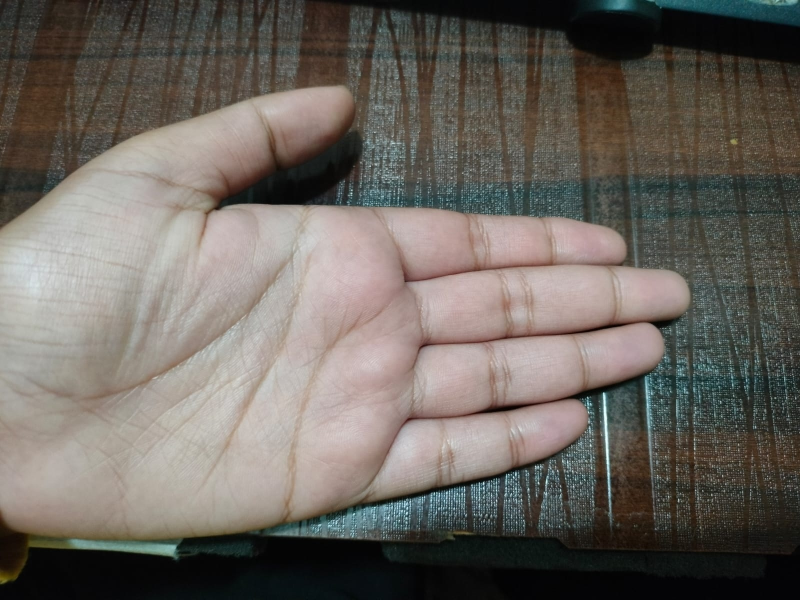
#> input picture palm.jpg, 1600 x 1200 px (shown at 1/2 size)
$ python -i palm_cv_service.py   (imports and definitions only)
#> lines starting #> are read from the running program, lines starting #| are printed output that depends on the picture; after the words box and inside, x2 and y2 are one past the last pixel; in counts of white or black regions, pixels touching at a corner belong together
#> in detect_palm_lines_cv, img is the input picture: shape (1200, 1600, 3); mean B, G, R 95.2, 101.7, 107.2
import cv2
import numpy as np

def resize_keep_aspect(img, max_size=900):
#> called with max_size = 900
    h, w = img.shape[:2]
#> h = 1200; w = 1600
    scale = max_size / max(h, w)
#> scale = 0.562
    return cv2.resize(img, (int(w * scale), int(h * scale)))
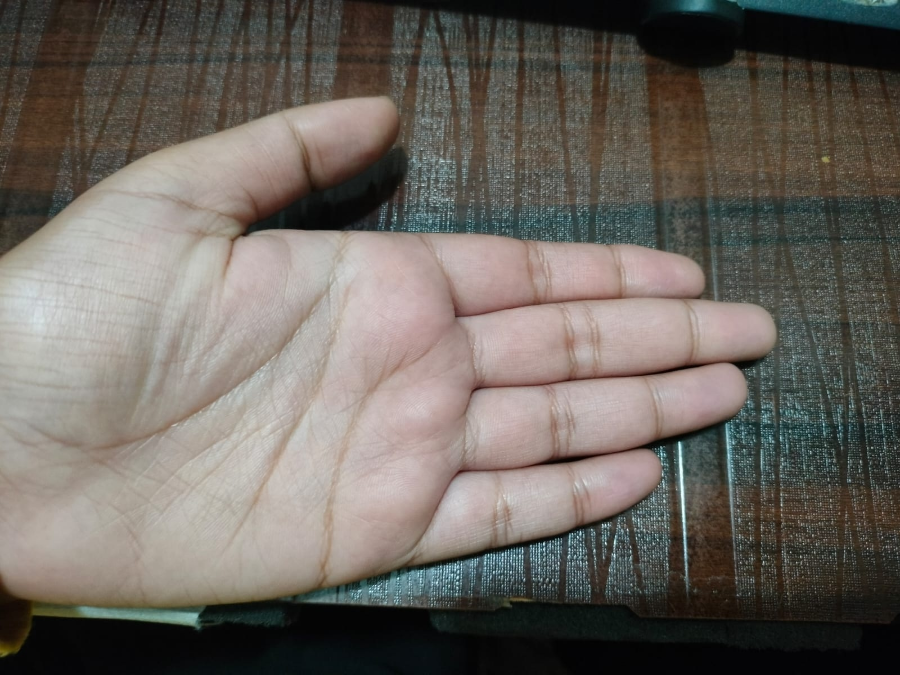
#> returned value: shape (675, 900, 3); mean of channels 0, 1, 2 95.1, 101.6, 107.1; drawn as B, G, R

def detect_palm_lines_cv(image_path: str):
    img = cv2.imread(image_path)
    if img is None:
        raise RuntimeError("Image could not be loaded")

    img = resize_keep_aspect(img)
    h, w = img.shape[:2]
#> h = 675; w = 900

    gray = cv2.cvtColor(img, cv2.COLOR_BGR2GRAY)
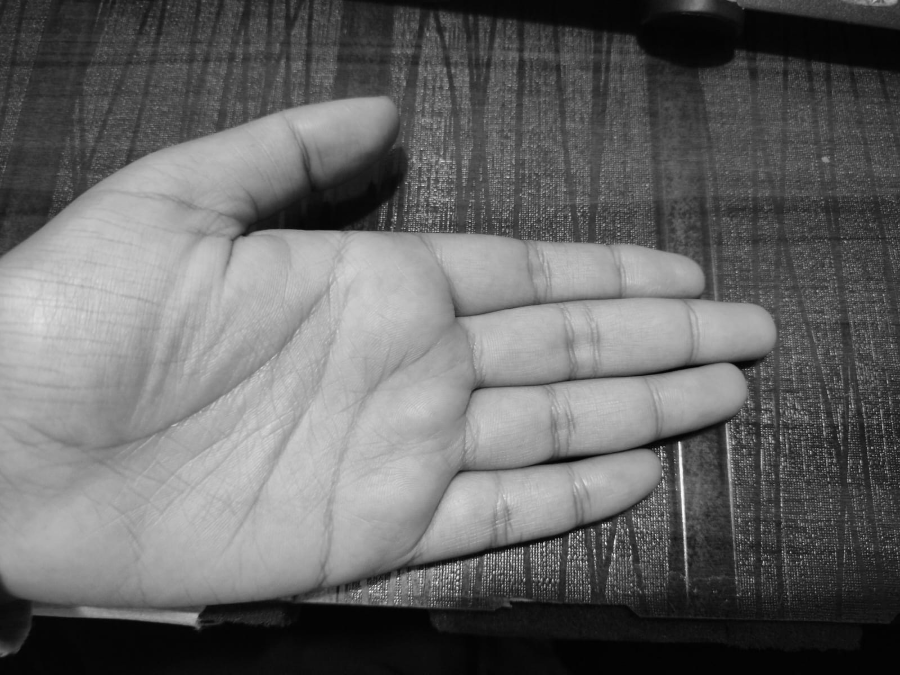
#> gray: shape (675, 900); min 1, max 249, mean 102.5

    # 🔻 Reduce micro-noise (VERY IMPORTANT)
    gray = cv2.bilateralFilter(gray, 9, 75, 75)

    # 🔻 Softer contrast enhancement
    clahe = cv2.createCLAHE(clipLimit=1.2, tileGridSize=(8, 8))
    gray = clahe.apply(gray)
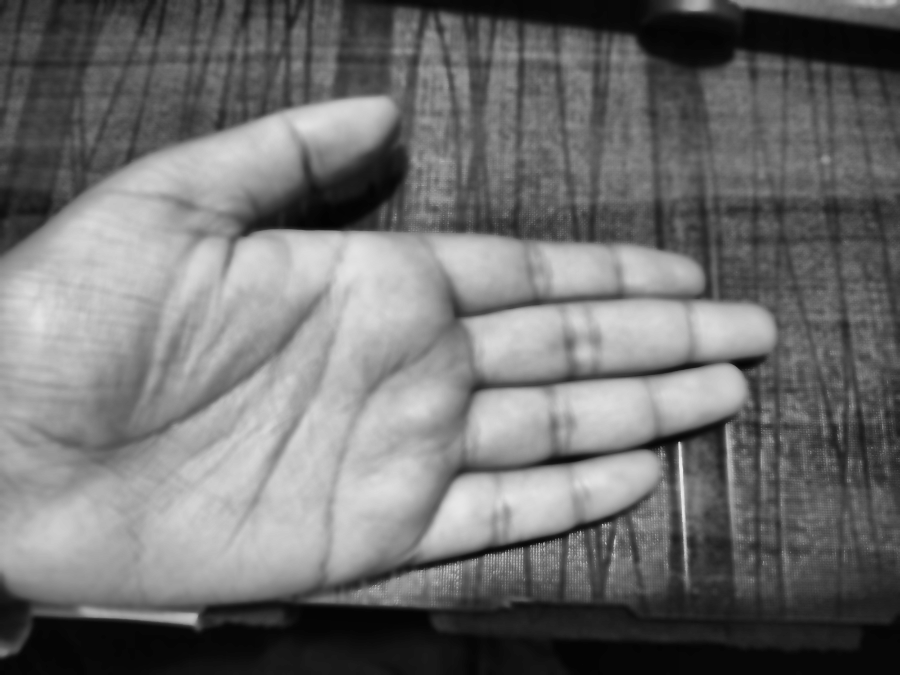
#> gray: shape (675, 900); min 3, max 235, mean 111.7

    blurred = cv2.GaussianBlur(gray, (7, 7), 0)

    # 🔻 Stronger thresholds = fewer junk lines
    edges = cv2.Canny(blurred, 60, 160)
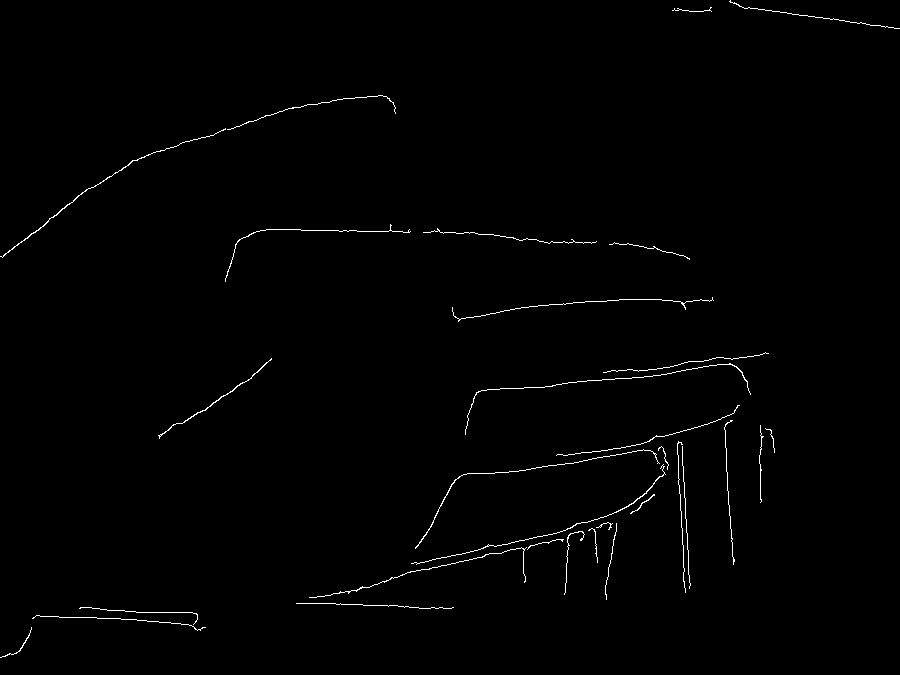
#> edges: shape (675, 900); 0.79% white in thin lines or dots

    kernel = np.ones((3, 3), np.uint8)
    edges = cv2.morphologyEx(edges, cv2.MORPH_CLOSE, kernel, iterations=2)
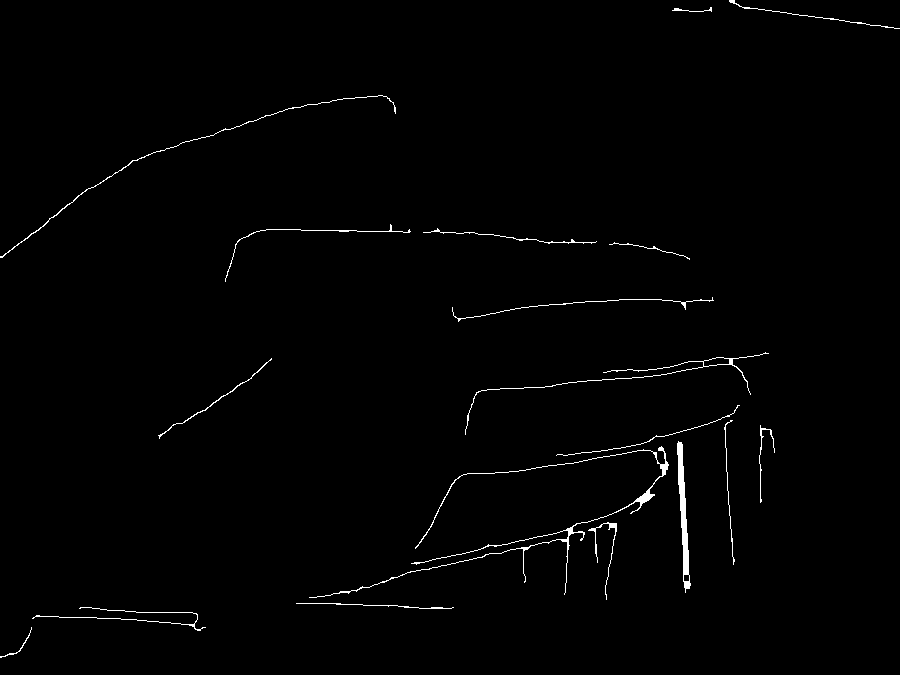
#> edges: shape (675, 900); 0.96% white in thin lines or dots

    contours, _ = cv2.findContours(
        edges,
        cv2.RETR_EXTERNAL,
        cv2.CHAIN_APPROX_NONE
    )
#> contours = 18 contours, 4 with area under 20; largest, box (x1, y1, x2, y2) and area: (677, 441, 691, 593) 708, (309, 446, 669, 598) 410, (465, 352, 769, 435) 216, (0, 95, 396, 258) 92, (588, 522, 617, 600) 68

    output = img.copy()

    # 🔻 Palm-only region (ignore fingers + wrist)
    palm_top = int(h * 0.32)
#> palm_top = 216
    palm_bottom = int(h * 0.75)
#> palm_bottom = 506

    for cnt in contours:
        length = cv2.arcLength(cnt, False)

        # 1️⃣ Keep only very long lines
        if length < w * 0.35:
            continue

        x, y, cw, ch = cv2.boundingRect(cnt)
        cy = y + ch // 2

        # 2️⃣ Must lie inside palm region
        if cy < palm_top or cy > palm_bottom:
            continue

        # 3️⃣ Line must span horizontally
        if cw < w * 0.25:
            continue

        # 4️⃣ Reject near-vertical shapes
        if ch > cw * 1.2:
            continue

        # 5️⃣ Must be smooth (not zig-zag noise)
        approx = cv2.approxPolyDP(cnt, 0.01 * length, False)
        if len(approx) < 6:
            continue

        cv2.drawContours(output, [cnt], -1, (0, 255, 0), 3)
#> this loop made 18 passes
#> (length, x, y, cw, ch, cy) on passes 2, 3, 5, 9, 11, 12, 14, 15, 16, 18: (627.6, 32, 607, 174, 24, 619), (319.6, 296, 603, 158, 6, 606), (2136.8, 309, 446, 360, 152, 522), (413.6, 556, 405, 184, 51, 430), (1003.4, 465, 352, 304, 83, 393), (580, 452, 297, 262, 25, 309), (372.6, 423, 228, 174, 16, 236), (462.5, 225, 224, 186, 58, 253), (953, 0, 95, 396, 163, 176), (364, 729, 0, 171, 29, 14)
#> length on passes 1, 4, 6, 7, 8, 10: 99.91, 292.1, 314.3, 225.8, 304.6, 295.4
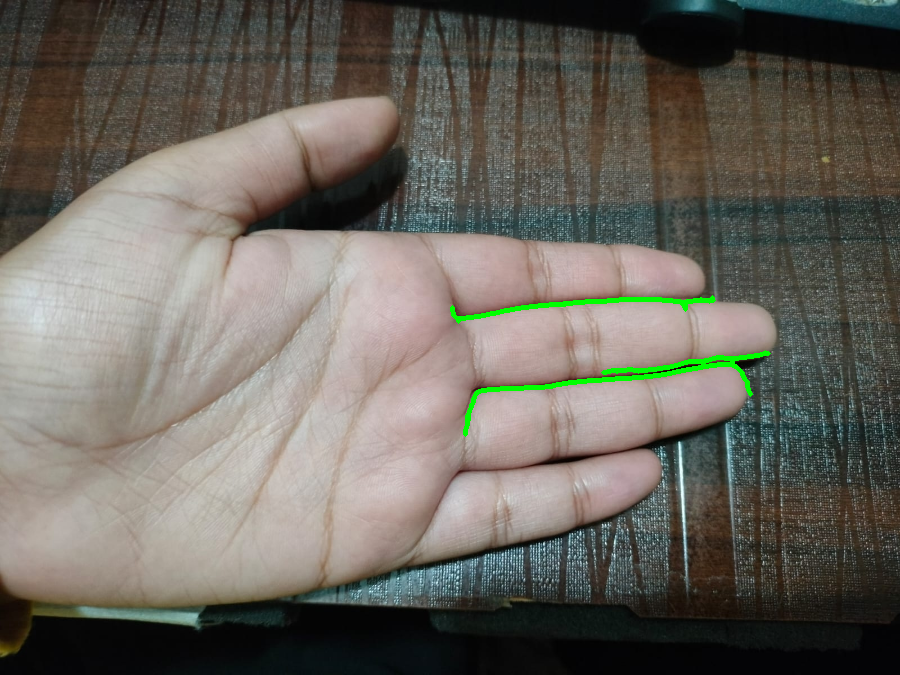
#> output: shape (675, 900, 3); 0.65% of pixels changed, all inside (x1, y1, x2, y2) = (450, 295, 771, 437)

    return output

>>> result = detect_palm_lines_cv('../palm.jpg')
